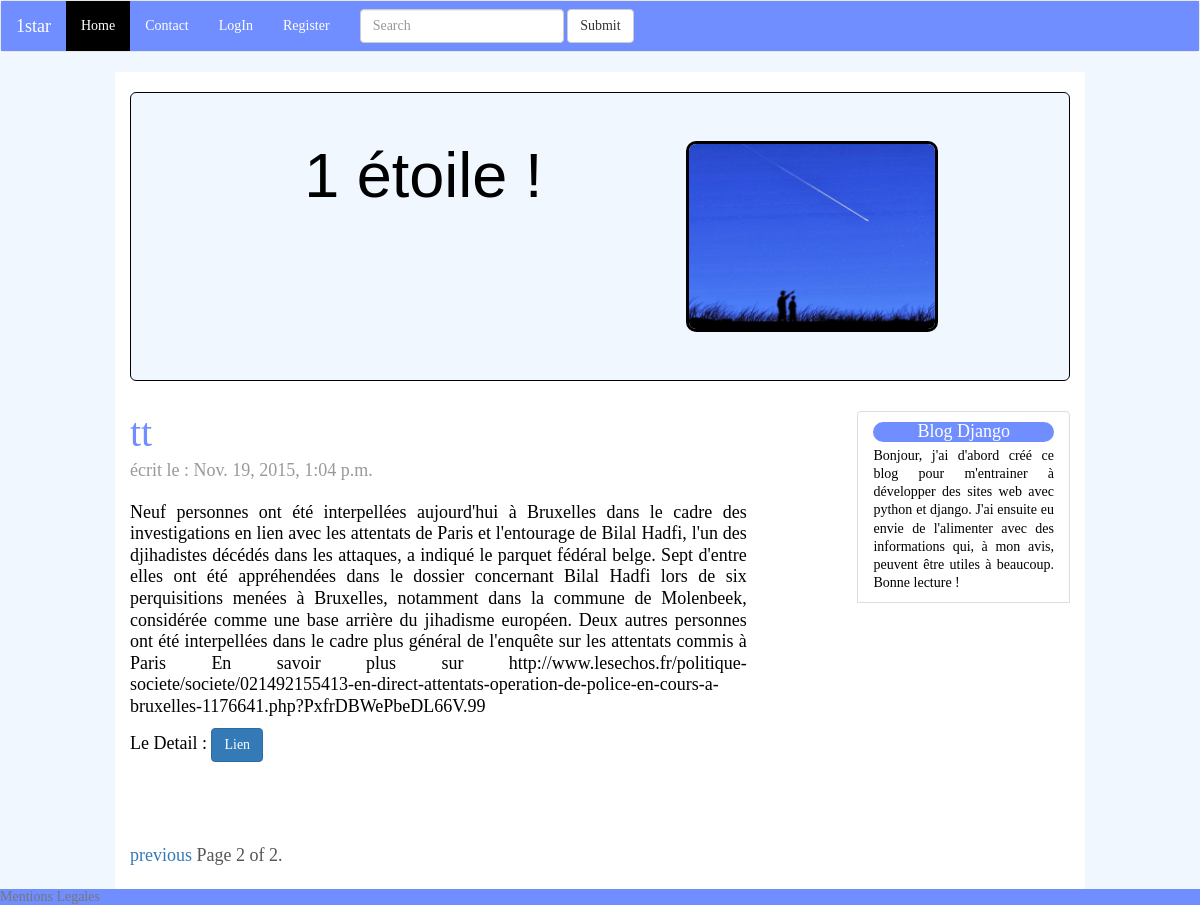
Screenshot of /?page=2 with the database file from the repository.
### blogdef/models.py (models this page shows, shortened)
class Parution(models.Model):
	titre = models.CharField(max_length=255,default="sans titre")
	auteur = models.CharField(max_length=100)
	contenu = models.TextField(default="blabla")
	classement = models.ForeignKey(TypeParution)
	date = models.DateTimeField(auto_now_add=True,auto_now=False,verbose_name="Date de parution")

### blogdef/views.py (the view)
# urls.py: url(r'^$','blogdef.views.publication_list',name="test"),#menu
def publication_list(request):
	mesArticles = Parution.objects.all()
	paginator = Paginator(mesArticles,2)
	page = request.GET.get('page')
	print(paginator.num_pages)
	try:
		articles = paginator.page(page)
	except PageNotAnInteger :
		articles = paginator.page(1)
	except EmptyPage:
		articles = paginator.page(paginator.num_pages)
	context = {
		"articles" : articles,
	}
	return render(request,"blogdef/parution_list.html",context)

### blogdef/templates/blogdef/parution_list.html (shortened to what this page needs)
{% extends "base.html" %}
{% block content %}
{% if articles|length > 0 %}
	{% for article in articles %}
					<div class="blog-post">
						<h2 class="blog-post-title">{{ article.titre }}</h2>
						<p class="blog-post-meta">écrit le : {{ article.date }}</p>
						<p style="background-color: white;">
            {%  autoescape off %}
            {{ article.contenu | truncatewords_html:100 }}
            {% endautoescape %}
            </p>
						<p>Le Detail :
            <a class="liens" href="{% url 'parution-detail' pk=article.pk %}">
            <button type="button" class="btn btn-primary">
            Lien
            </button>
            </a>
            </p>
					</div>
	{% endfor %}
{% endif %}
{% endblock %}
{% block suite%}
<div class="pagination">
    <span class="step-links">
        {% if articles.has_previous %}
            <a href="?page={{ articles.previous_page_number }}">previous</a>
        {% endif %}
        <span class="current">
            Page {{ articles.number }} of {{ articles.paginator.num_pages }}.
        </span>
    </span>
</div>
{% endblock %}

### static_in_project/ourStatic/css/blog.css (style rules this page uses)
h1, .h1, h2, .h2, h3, .h3, h4, .h4, h5, .h5, h6, .h6 { margin-top: 0; font-family: Helvetica, "Times New Roman", Times, serif; font-weight: normal; color: #333; }
.blog-post { margin-bottom: 60px; }
.blog-post-title { margin-bottom: 5px; font-size: 40px; }
.blog-post-meta { margin-bottom: 20px; color: #999; }
h2 { font-family: Georgia, "Times New Roman", Times, serif; color: #708EFF; }
p { font-family: Georgia, "Times New Roman", Times, serif; color: black; text-align: justify; line-height: 1.2; }
.liens, .liens:hover { color: white; }

### rows the page displays
Parution: titre "tt", date "Nov. 19, 2015, 1:04 p.m.", contenu "Neuf personnes ont été interpellées aujourd'hui à Bruxelles dans le cadre des investigations en lien avec les attentats de Paris et l'entourage de Bilal Hadfi, l'un des djihadistes décédés dans les attaques, a indiqué le parquet fédéral belge. Sept d'entre elles ont été appréhendées dans le dossier concernant Bilal Hadfi lors de six perquisitions menées à Bruxelles, notamment dans la commune de Molenbeek, considérée comme une base arrière du jihadisme européen. Deux autres personnes ont été interpellées dans le cadre plus général de l'enquête sur les attentats commis à Paris En savoir plus sur…"

### other values shown
{{ articles.number }} "2"
{{ articles.paginator.num_pages }} "2"
